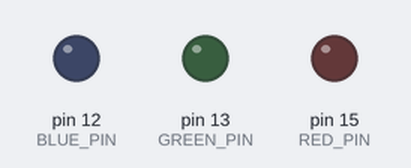
This sketch was run on a simulated Arduino Uno, built with avr-gcc and run on an emulated ATmega328P. Shown: output pins drawn as LEDs (lit = HIGH).

Above: at 0.5 s.
At 2.5 s:
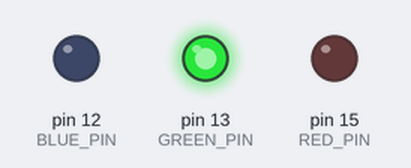
At 3.5 s:
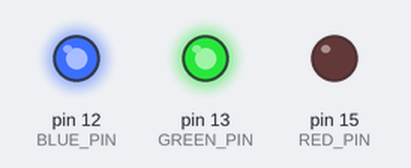
At 4.5 s:
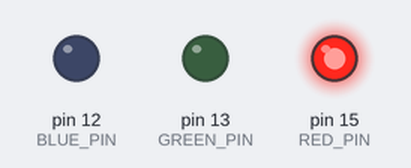
At 6.5 s:
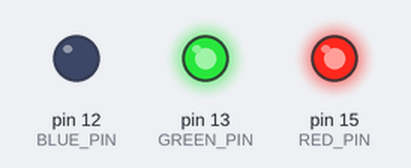
At 9.5 s:
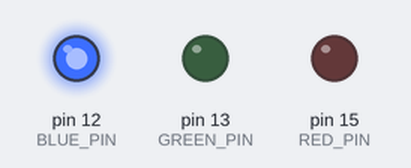
Timing chart, 0 to 10.4 s (numbered marks = the images above):
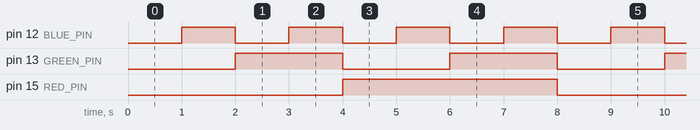

Measured:
- by itself, pin 12 (BLUE_PIN): alternates HIGH for 1.0 s and LOW for 1.0 s
- by itself, pin 13 (GREEN_PIN): alternates HIGH for 2.0 s and LOW for 2.0 s
- by itself, pin 15 (RED_PIN): alternates HIGH for 4.0 s and LOW for 4.0 s

The sketch:

Ejercicio_2.ino
```cpp
const int RED_PIN = 15;
const int GREEN_PIN = 13;
const int BLUE_PIN = 12;

void setup()
{
  // Inicializamos pines.
  pinMode(RED_PIN, OUTPUT);
  pinMode(GREEN_PIN, OUTPUT);
  pinMode(BLUE_PIN, OUTPUT);
}

void loop()
{
  for (int r = 0; r < 2; r++) {
    for (int g = 0; g < 2; g++) {
      for (int b = 0; b < 2; b++) {
        // Se enciende el LED con un color específico.
        digitalWrite(RED_PIN, r);
        digitalWrite(GREEN_PIN, g);
        digitalWrite(BLUE_PIN, b);

        delay(1000);
      }
    }
  }
}
```
